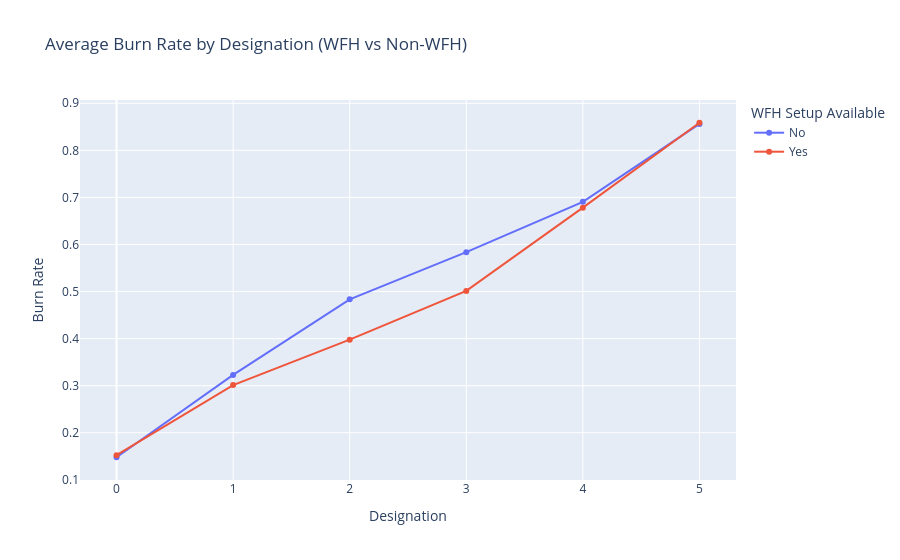

Here is the notebook cell this chart was saved with:
### Code cell
avg_burn_multi = df.groupby(['Designation', 'WFH Setup Available'])['Burn Rate'].mean().reset_index()

fig = px.line(
    avg_burn_multi,
    x='Designation',
    y='Burn Rate',
    color='WFH Setup Available',   # creates multiple lines
    markers=True,
    title='Average Burn Rate by Designation (WFH vs Non-WFH)',
    hover_data={'Burn Rate': ':.3f'}
)

fig.show()

### Figure 1 — Plotly figure (JSON) as saved in the notebook; plotly's stock layout.template omitted (floating-point values rounded to 4 significant figures)
{"data": [{"hovertemplate": "WFH Setup Available=No<br>Designation=%{x}<br>Burn Rate=%{y:.3f}<extra></extra>", "legendgroup": "No", "line": {"color": "#636efa", "dash": "solid"}, "marker": {"symbol": "circle"}, "mode": "lines+markers", "name": "No", "orientation": "v", "showlegend": true, "type": "scatter", "x": [0.0, 1.0, 2.0, 3.0, 4.0, 5.0], "xaxis": "x", "y": [0.148, 0.3228, 0.4836, 0.5836, 0.6906, 0.8562], "yaxis": "y"}, {"hovertemplate": "WFH Setup Available=Yes<br>Designation=%{x}<br>Burn Rate=%{y:.3f}<extra></extra>", "legendgroup": "Yes", "line": {"color": "#EF553B", "dash": "solid"}, "marker": {"symbol": "circle"}, "mode": "lines+markers", "name": "Yes", "orientation": "v", "showlegend": true, "type": "scatter", "x": [0.0, 1.0, 2.0, 3.0, 4.0, 5.0], "xaxis": "x", "y": [0.1523, 0.3013, 0.3978, 0.5014, 0.6783, 0.8586], "yaxis": "y"}], "layout": {"legend": {"title": {"text": "WFH Setup Available"}, "tracegroupgap": 0}, "title": {"text": "Average Burn Rate by Designation (WFH vs Non-WFH)"}, "xaxis": {"anchor": "y", "domain": [0, 1], "title": {"text": "Designation"}}, "yaxis": {"anchor": "x", "domain": [0, 1], "title": {"text": "Burn Rate"}}}}
